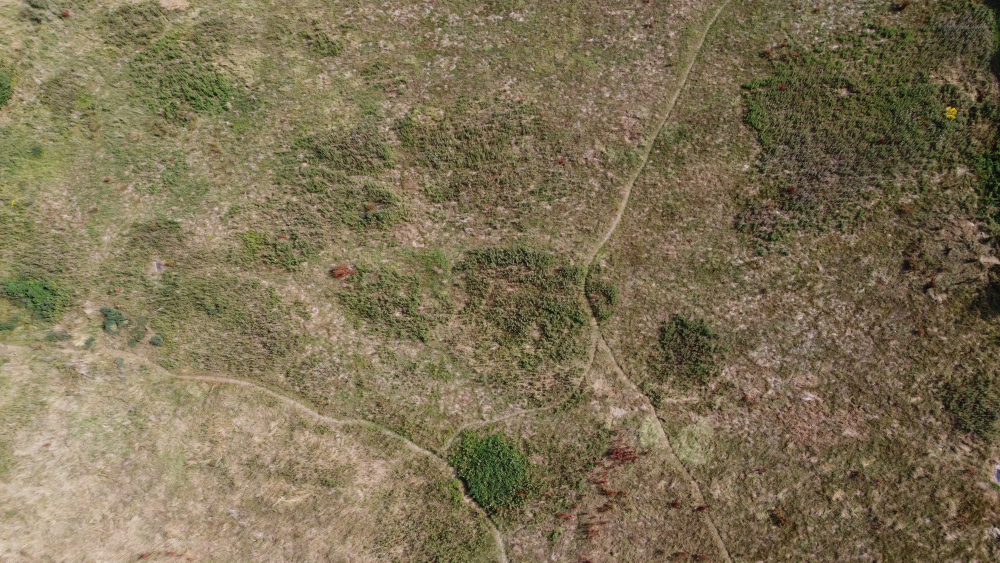
#> input picture images/1.jpg, 4000 x 2250 px (shown at 1/4 size)
$ python -i predict.py   (imports and definitions only)   (older library calls are emulated)
#> lines starting #> are read from the running program, lines starting #| are printed output that depends on the picture
#> further down, picture is the input picture: shape (2250, 4000, 3); mean B, G, R 84.3, 112.6, 125
import pickle
import cv2 as cv2
import numpy as np
import pandas as pd
from matplotlib import pyplot as plt
from skimage.morphology import disk
from skimage.filters.rank import entropy
from skimage.filters import sobel
from skimage.filters import scharr
from scipy import ndimage as nd

filename = 'RandomForestClassifier.pkl'
# [1 line not run here, left out]

# TODO: turn into a class
#
def extract_features(img):
    img_red = img[:, :, 2]
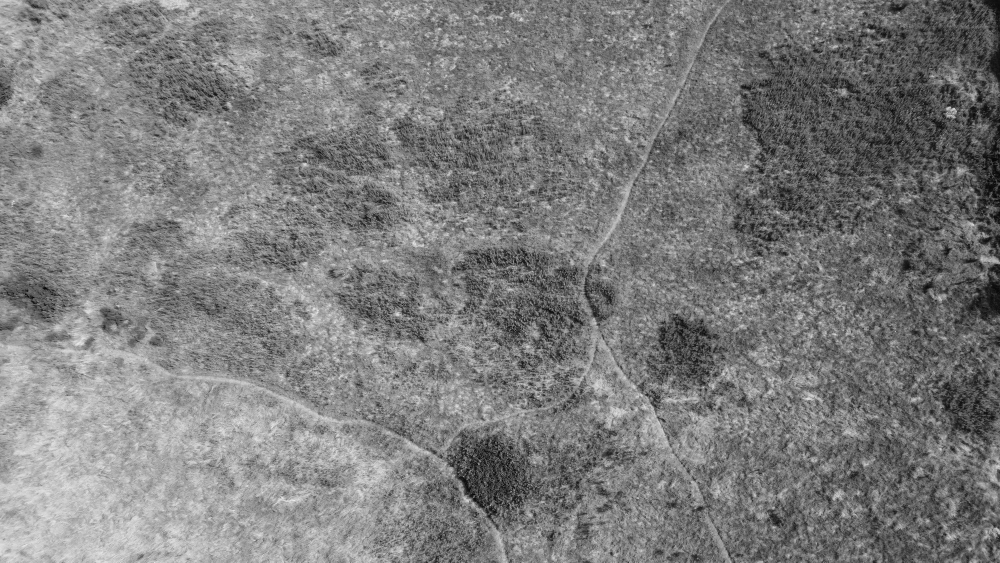
#> img_red: shape (2250, 4000) (shown at 1/4 size); min 0, max 255, mean 125
    img_green = img[:, :, 1]
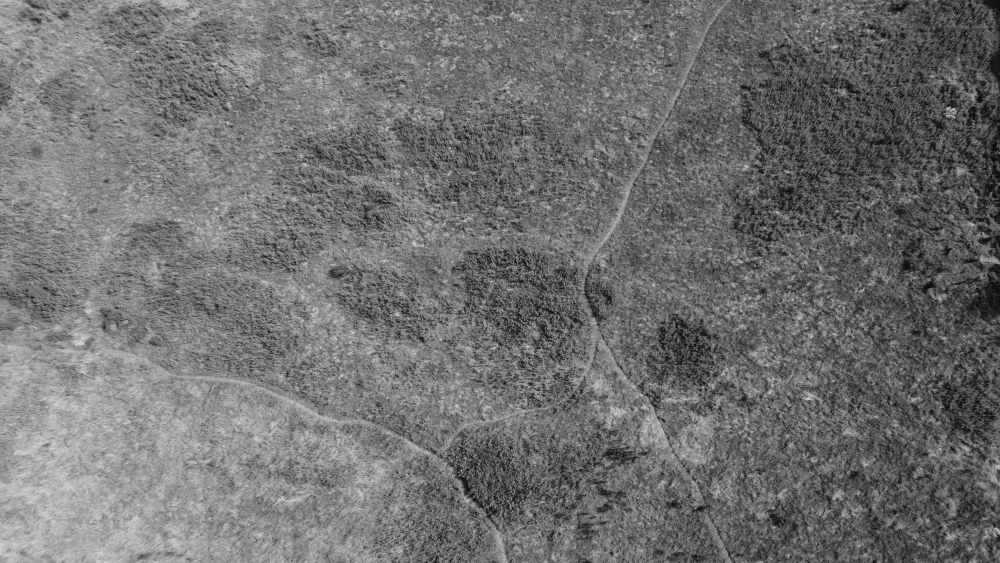
#> img_green: shape (2250, 4000) (shown at 1/4 size); min 0, max 243, mean 112.6
    img_blue = img[:, :, 0]
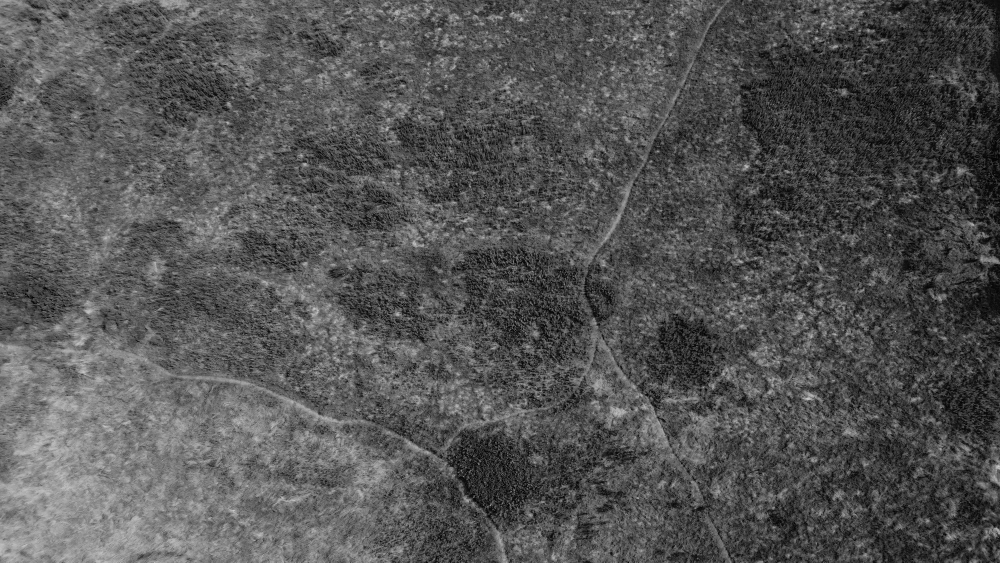
#> img_blue: shape (2250, 4000) (shown at 1/4 size); min 0, max 229, mean 84.3
    img_gray = cv2.cvtColor(img, cv2.COLOR_BGR2GRAY)
    img_entropy = entropy(img_gray, disk(1))
    img_gaussian = nd.gaussian_filter(img_gray, sigma=3)
    img_entropy2 = entropy(img_gaussian, disk(2))
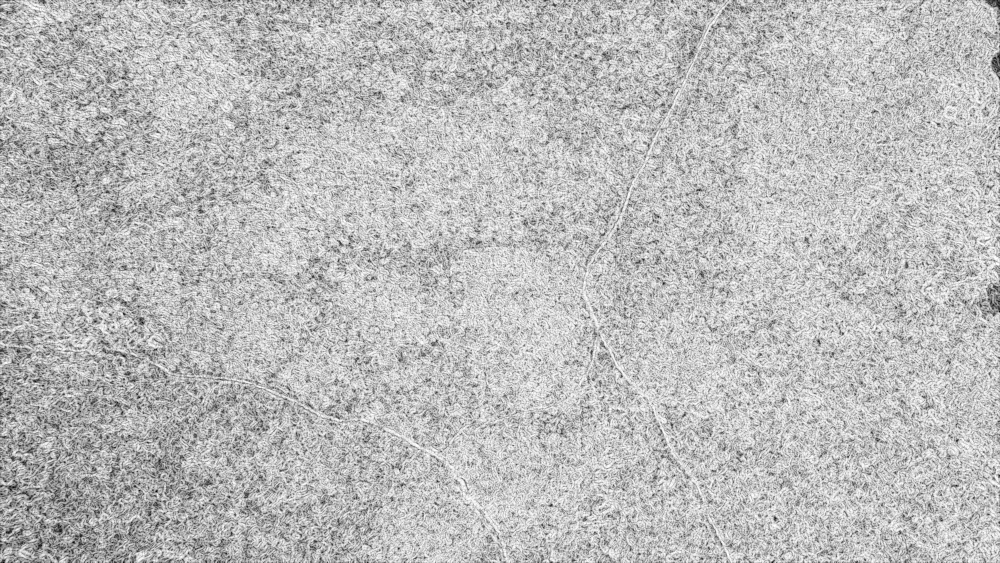
#> img_entropy2: shape (2250, 4000) float64 (shown at 1/4 size); min 0, max 3.7, mean 2.73; drawn with min black and max white
    img_sobel = sobel(img_gray)
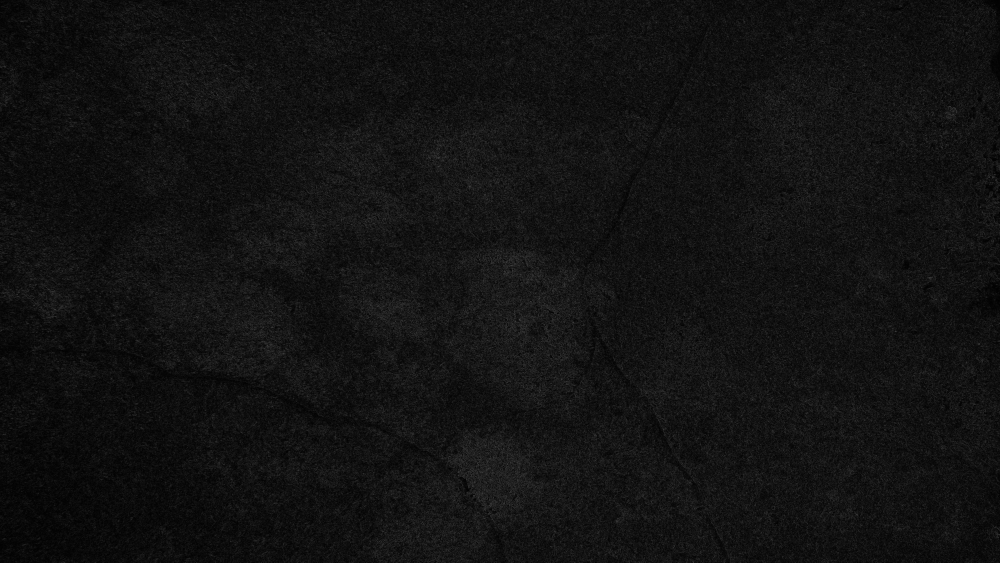
#> img_sobel: shape (2250, 4000) float64 (shown at 1/4 size); min 0, max 0.468, mean 0.0725
    img_scharr = scharr(img_gray)

    ksize = 3
    sigma = 3
    theta = 1 * np.pi / 4
    lam = 1 * np.pi / 4
    gamma = 0.5
    phi = 0
    kernel1 = cv2.getGaborKernel((ksize, ksize), sigma, theta, lam, gamma, phi, ktype=cv2.CV_32F)
    kernel2 = cv2.getGaborKernel((3, 3), 3, 1 * np.pi / 4, .5 * np.pi / 4, 0.1, .5, ktype=cv2.CV_32F)

    img_gabor_1 = cv2.filter2D(img_gray, cv2.CV_8UC3, kernel1)
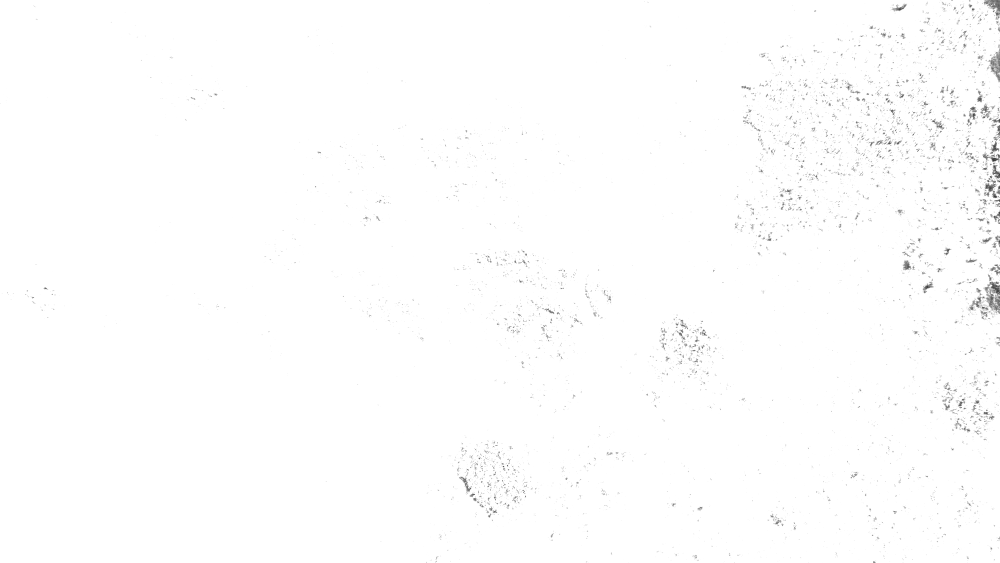
#> img_gabor_1: shape (2250, 4000) (shown at 1/4 size); min 38, max 255, mean 253.7
    img_gabor_2 = cv2.filter2D(img_gray, cv2.CV_8UC3, kernel2)
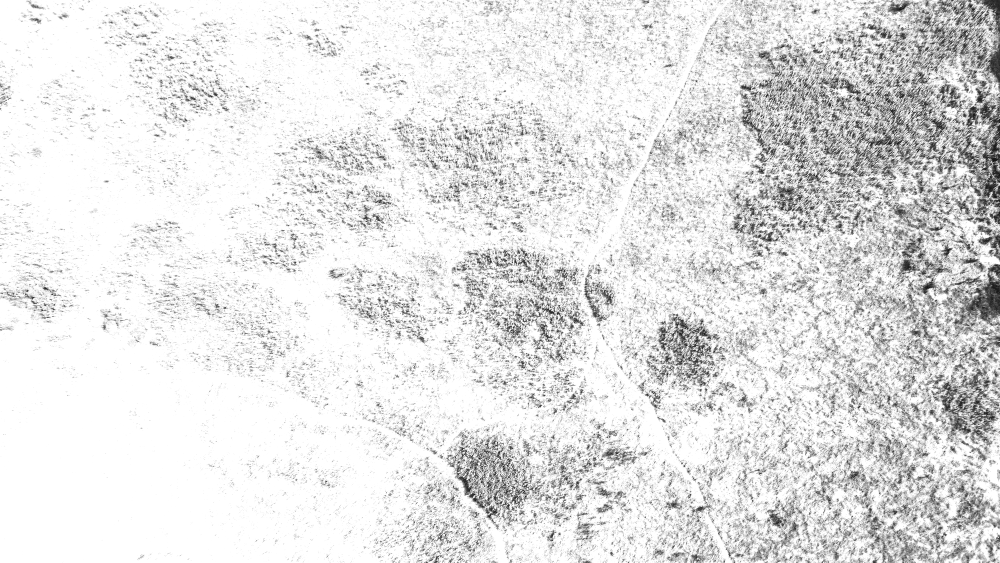
#> img_gabor_2: shape (2250, 4000) (shown at 1/4 size); min 0, max 255, mean 226.7
    df = pd.DataFrame()
    df['Red'] = img_red.reshape(-1)
    df['Green'] = img_green.reshape(-1)
    df['Blue'] = img_blue.reshape(-1)
    df['Gray'] = img_gray.reshape(-1)
    df['Entropy'] = img_entropy.reshape(-1)
    df['Scharr'] = img_scharr.reshape(-1)
    df['Sobel'] = img_sobel.reshape(-1)
    df['Gabor1'] = img_gabor_1.reshape(-1)
    df['Gabor2'] = img_gabor_2.reshape(-1)
    return df


scale_percent = 20

images = 8

f, axar = plt.subplots(images, 2)

# [12 lines not run here, left out]

>>> import cv2
>>> picture = cv2.imread('images/1.jpg')
>>> result = extract_features(picture)
#> result = table of 9000000 rows and 9 columns

$ run again, on images/2.jpg
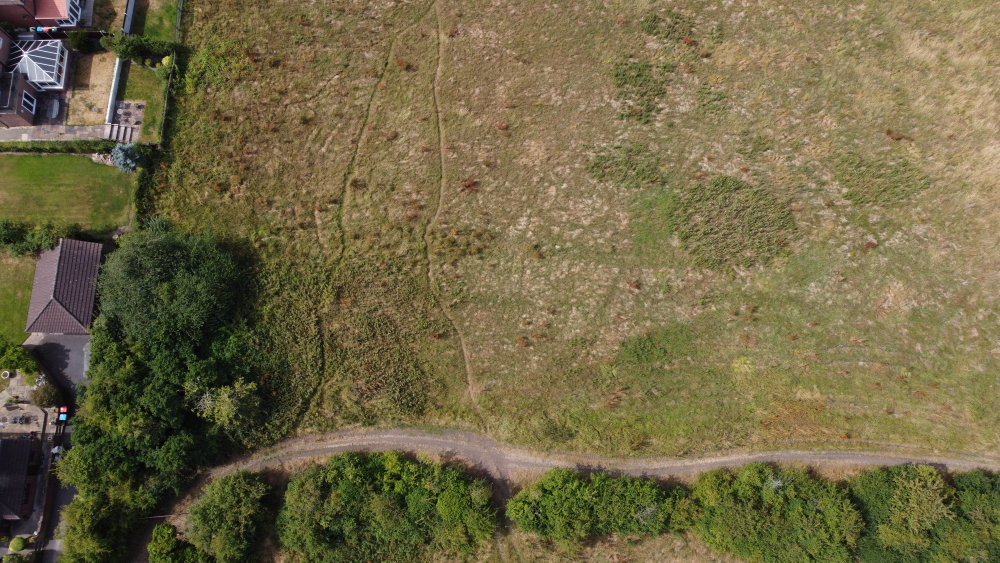
#> input picture images/2.jpg, 4000 x 2250 px (shown at 1/4 size)
#> picture is the input picture: shape (2250, 4000, 3); mean B, G, R 69.3, 104, 113.3
#> in extract_features, `img_sobel = sobel(img_gray)`:
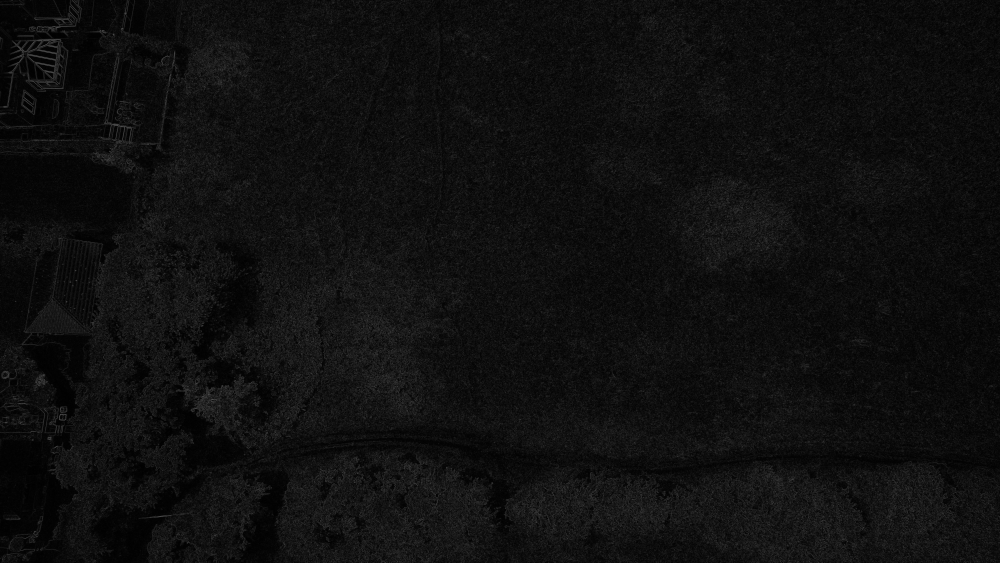
#> img_sobel: shape (2250, 4000) float64 (shown at 1/4 size); min 0, max 0.528, mean 0.0616
#> in extract_features, `img_gabor_2 = cv2.filter2D(img_gray, cv2.CV_8UC3, kernel2)`:
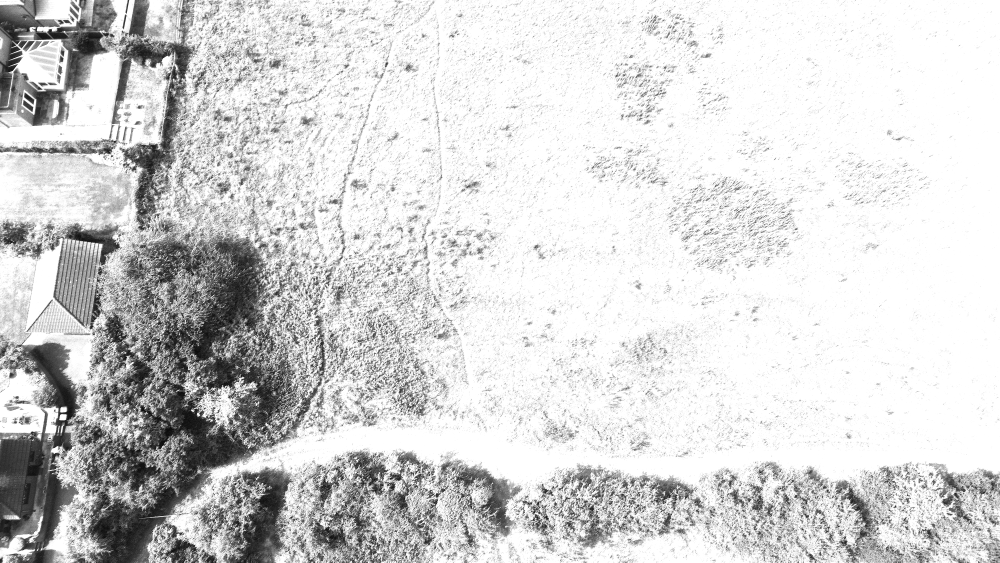
#> img_gabor_2: shape (2250, 4000) (shown at 1/4 size); min 0, max 255, mean 212.3
#> result = table of 9000000 rows and 9 columns

$ run again, on images/3.jpg
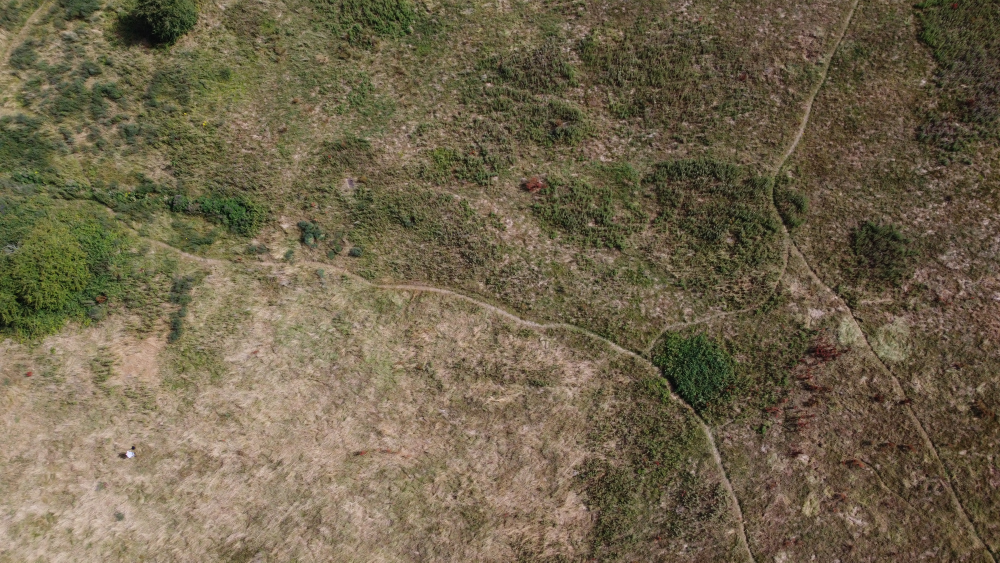
#> input picture images/3.jpg, 4000 x 2250 px (shown at 1/4 size)
#> picture is the input picture: shape (2250, 4000, 3); mean B, G, R 75.5, 100.1, 111.7
#> in extract_features, `img_gabor_1 = cv2.filter2D(img_gray, cv2.CV_8UC3, kernel1)`:
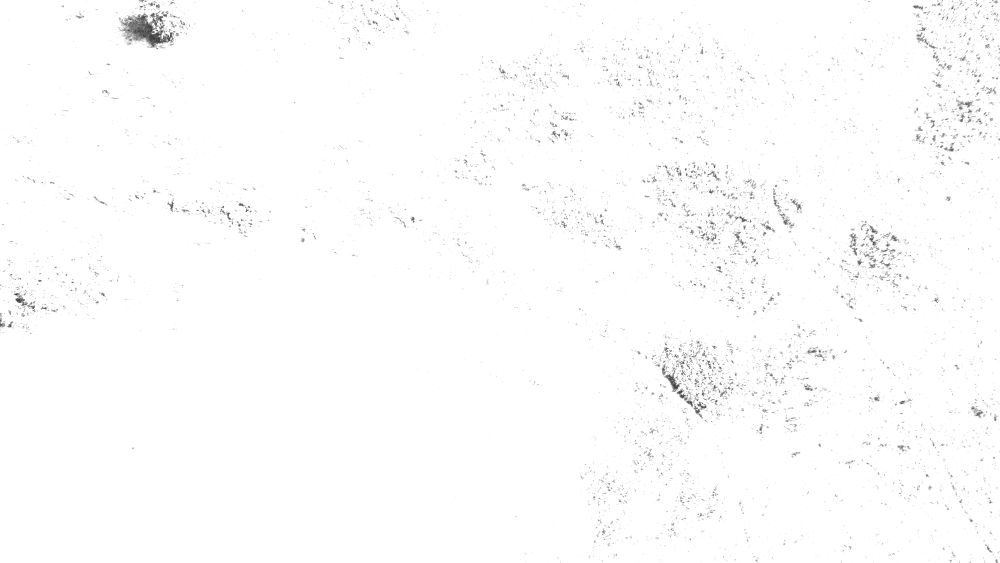
#> img_gabor_1: shape (2250, 4000) (shown at 1/4 size); min 24, max 255, mean 252.8
#> in extract_features, `img_gabor_2 = cv2.filter2D(img_gray, cv2.CV_8UC3, kernel2)`:
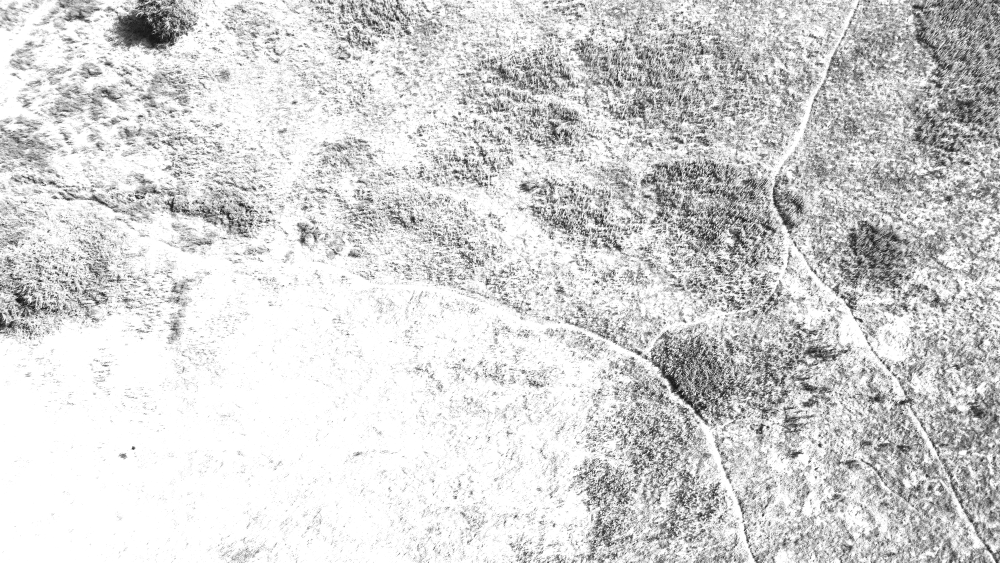
#> img_gabor_2: shape (2250, 4000) (shown at 1/4 size); min 0, max 255, mean 211.3
#> result = table of 9000000 rows and 9 columns

$ run again, on images/7.jpg
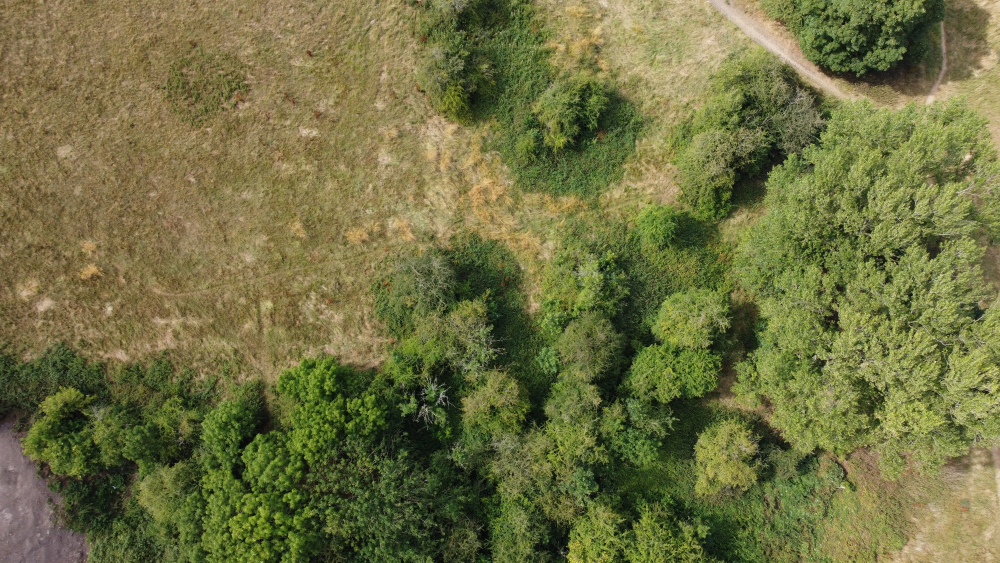
#> input picture images/7.jpg, 4000 x 2250 px (shown at 1/4 size)
#> picture is the input picture: shape (2250, 4000, 3); mean B, G, R 65.7, 112.8, 112.2
#> in extract_features, `img_gabor_2 = cv2.filter2D(img_gray, cv2.CV_8UC3, kernel2)`:
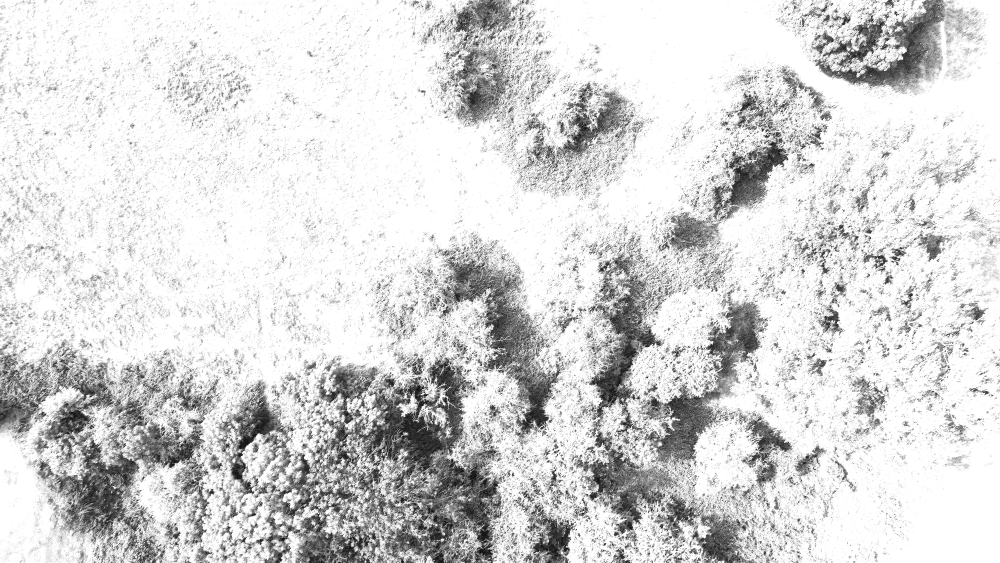
#> img_gabor_2: shape (2250, 4000) (shown at 1/4 size); min 0, max 255, mean 214.4
#> result = table of 9000000 rows and 9 columns
